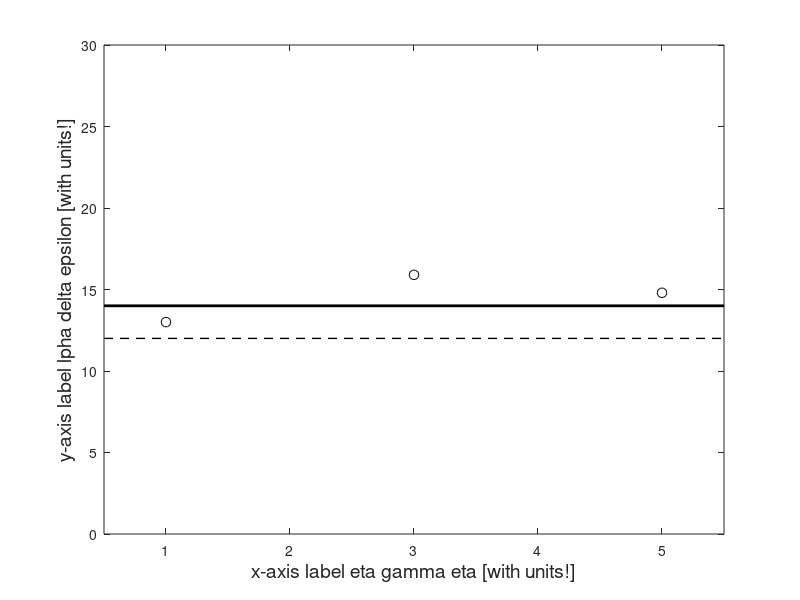

Here is the MATLAB script that generated this plot:
%% This example script is used to demonstrate the following
%       Adding horizontal lines to a plot

%% initialize workspace
close all; % close all open figure windows
clearvars; % clear all variables from the workspace

%% input data -- manual entry

% going to plot y vs. x, but splitting it up into "small" and "large"
% values of x 
x = [1, 3, 5]; 
y = [13, 15.9, 14.8];
y_err = [3, 1.2, 1.9];

% going to plot two horiztonal lines, 
thick_line_y_value = 14; % define y value of thick, solid horizontal line
thin_line_y_value = 12; % define y value of thin, dotted horizotal line

%% plotting the data
fig1 = figure('color','w'); % create a new figure window

plot(x,y,'ko','MarkerFaceColor','w','MarkerSize',7); % plot the small data as open circles
                    % x-axis: x_small
                    % y-axis: y_small
                    % marker specification: 'ko' ('k'=black 'o'=circle)
                    % MarkerFaceColor = 'w' (white)
                    % MarkerSize = 7 pt, bigger data points for "salience"

hold on; % keep the data in the current plot when calling a plotting function again


xlabel("x-axis label \eta \gamma \beta [with units!]","FontSize",14); % set x axis title
ylabel("y-axis label \alpha \delta \epsilon [with units!]","FontSize",14); % set y axis title
                 
xlim([0.5, 5.5]); % set the x-axis limits
ylim([0 30]); % set the y-axis limits

% plot a thick sold horizontal line that spans across the x limits
plot([0.5, 5.5],[thick_line_y_value,thick_line_y_value],'-k','LineWidth',2.0); 
                    % x-axis: the two extreme limits of the x-axis
                    % y-axis: the y value of the line, repeated twice to
                    %           create two points
                    % line specification: '-k' Solid black line
                    % Linewidth: 2   make the line thicker

% plot a thin dashed horizontal line that spans across the x limits
plot([0.5, 5.5],[thin_line_y_value,thin_line_y_value],'--k','LineWidth',1.0);
                    % x-axis: the two extreme limits of the x-axis
                    % y-axis: the y value of the line, repeated twice to
                    %           create two points
                    % line specification: '--k' dashed black line (double
                    %                               hypen means dashed)
                    % Linewidth: 1  make the line thinner

exportgraphics(fig1,'example-using-plot-function.jpg','Resolution',600); % export figure 1 as "example-using-plot-function.jpg" 
                                                                           % using a resolution of 600 dots per inch (high resolution)

                                                                           